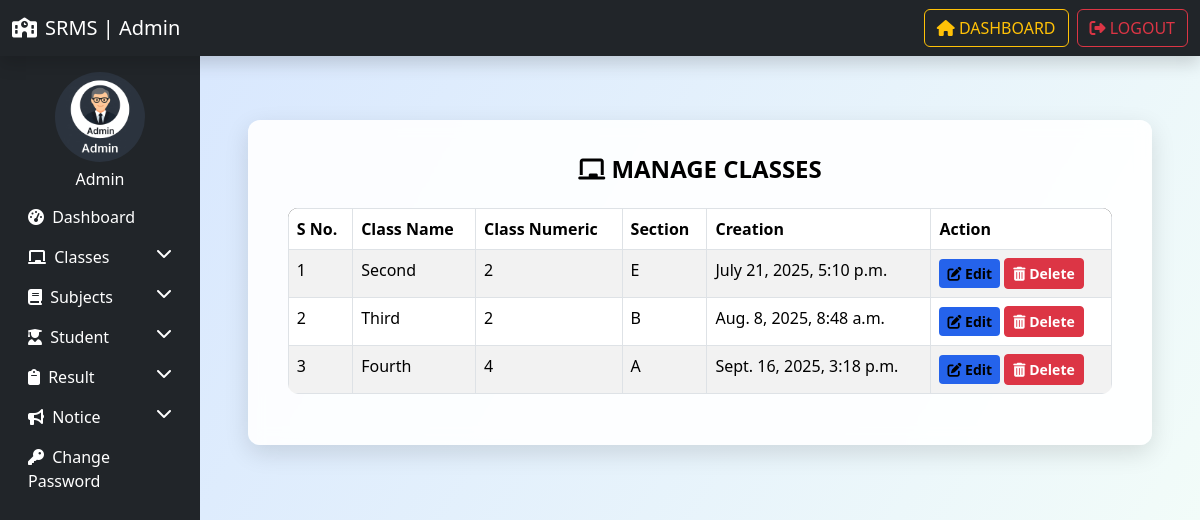
The app's page /manage_classes/ (signed in), older data.
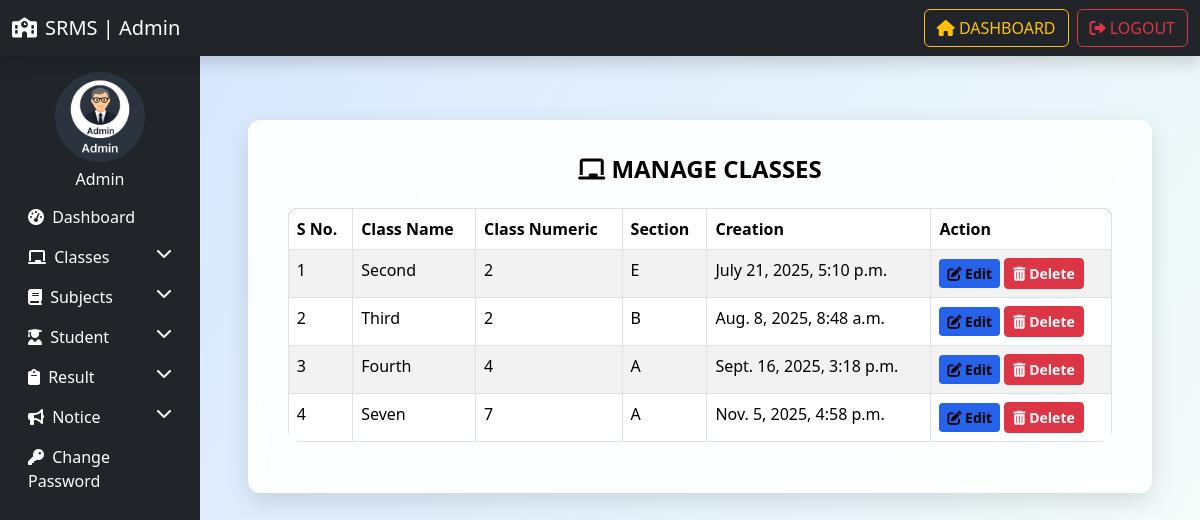
The same page, newer data.
### resultapp/models.py (models this page shows, shortened)
class Class(models.Model):
    class_name = models.CharField(max_length=50)
    class_numeric = models.IntegerField()
    section = models.CharField(max_length=10)
    creation_date=models.DateTimeField(auto_now_add=True)
    updation_date=models.DateTimeField(auto_now=True)

### resultapp/views.py (the view, shortened to what this page needs)
# urls.py: path('manage_classes/', manage_classes, name='manage_classes'),
@login_required
def manage_classes(request):
    classes =Class.objects.all()
    return render(request, "manage_classes.html", locals())

### resultapp/templates/manage_classes.html (shortened to what this page needs)
{% extends "admin_base.html" %}
{% load static %}
{% block content %}
<div class="container">
  <h2 class="mb-4"><i class="fas fa-chalkboard"></i> Manage Classes</h2>
  <table class="table table-bordered table-striped">
    <thead>
        <tr>
            <th>S No.</th>
            <th>Class Name</th>
            <th>Class Numeric</th>
            <th>Section</th>
            <th>Creation</th>
            <th>Action</th>
        </tr>
    </thead>
    <tbody>
        {% for c in classes %}
        <tr>
            <td>{{forloop.counter}}</td>
            <td>{{c.class_name}}</td>
            <td>{{c.class_numeric}}</td>
            <td>{{c.section}}</td>
            <td>{{c.creation_date}}</td>
            <td>
                <a href="{% url "edit_class" c.id %}" class="btn btn-info btn-sm"><i class="fas fa-edit"></i> Edit</a>
                <a href="?delete={{c.id}}" onclick="return confirm('Are you sure you want to delete this class?')" class="btn btn-danger btn-sm"><i class="fas fa-trash-alt"></i> Delete</a>
            </td>
        </tr>
        {% empty %}
        <tr>
            <td colspan="6" class="text-center">No classes found</td>
        </tr>
        {% endfor %}
    </tbody>
  </table>
</div>
{% endblock content %}

### resultapp/templates/admin_base.html (shortened to what this page needs)
<!DOCTYPE html>
<html lang="en">
  <head>
    <link
      href="https://cdn.jsdelivr.net/npm/bootstrap@5.3.7/dist/css/bootstrap.min.css"
      rel="stylesheet"
    />
    <link
      rel="stylesheet"
      href="https://cdnjs.cloudflare.com/ajax/libs/font-awesome/6.7.2/css/all.min.css"
    />
  </head>
  <body>
    {% include "topbar.html" %}
    <div class="container-fluid">
      <div class="row">
        {% include "sidebar.html" %}
        <main class="col-md-9 p-4 col-lg-10">
          {% block content %} yeh pe sabhi ka apna code aayegaa {% endblock %}
        </main>
      </div>
    </div>
  </body>
</html>

### resultapp/templates/topbar.html (shortened to what this page needs)
<nav class="navbar navbar-expand-lg navbar-dark bg-dark shadow">
      <div class="container-fluid ">
        <a class="navbar-brand" href="#"
          ><i class="fa-solid fa-school me-2"></i>SRMS | Admin</a
        >
        <div
          class="collapse navbar-collapse justify-content-end"
          id="navbarSupportedContent"
        >
          <ul class="navbar-nav text-uppercase gap-2 mt-2 mt-lg-0">
            <li class="nav-item">
              <a class="btn btn-outline-warning w-100 " href="{% url "admin_dashboard" %}"><i class="fas fa-home"></i> Dashboard</a>
            </li>
            <li class="nav-item">
              <a class=" btn btn-outline-danger w-100" href="{% url "admin_logout" %}"><i class="fas fa-sign-out-alt"></i> Logout</a>
            </li>
          </ul>
        </div>
      </div>
    </nav>

### resultapp/templates/sidebar.html (shortened to what this page needs)
{% load static %}
<nav class="col-md-3 col-lg-2 sidebar bg-dark collapse d-md-block pt-3">
  <div class="text-white text-center">
    <img
      src="{% static 'images/admin.jpg' %}"
      class="rounded-circle mb-2"
      width="90"
      height="90"
    />
    <h6>Admin</h6>
  </div>
  <ul class="nav flex-column">
    <li class="nav-item">
      <a href="{% url "admin_dashboard" %}" class="nav-link"
        ><i class="fas fa-tachometer-alt me-1"></i> Dashboard</a
      >
    </li>
    <li class="nav-item">
      <a href="#classesMenu" data-bs-toggle="collapse" class="nav-link"
        ><i class="fas fa-chalkboard me-1"></i> Classes
        <i class="fas fa-chevron-down float-end"></i
      ></a>
    </li>
    <li class="nav-item">
      <a href="#subjectMenu" data-bs-toggle="collapse" class="nav-link"
        ><i class="fas fa-book me-1"></i> Subjects
        <i class="fas fa-chevron-down float-end"></i
      ></a>
    </li>
    <li class="nav-item">
      <a href="#studentMenu" data-bs-toggle="collapse" class="nav-link"
        ><i class="fas fa-user-graduate me-1"></i> Student
        <i class="fas fa-chevron-down float-end"></i
      ></a>
    </li>
    <li class="nav-item">
      <a href="#resultMenu" data-bs-toggle="collapse" class="nav-link"
        ><i class="fas fa-clipboard me-1"></i> Result
        <i class="fas fa-chevron-down float-end"></i
      ></a>
    </li>
    <li class="nav-item">
      <a href="#NoticeMenu" data-bs-toggle="collapse" class="nav-link"
        ><i class="fas fa-bullhorn me-1"></i> Notice <i class="fas fa-chevron-down float-end"></i></a
      >
    </li>
    <li class="nav-item">
      <a href="{% url "change_password" %}" class="nav-link"
        ><i class="fas fa-key me-1"></i> Change Password</a
      >
    </li>
  </ul>
</nav>

### resultapp/templates/sidebar.html (style rules this page uses)
.sidebar { min-height: 100vh; background-color: #343a40; }
.sidebar .nav-link { color: white; }

### resultapp/templates/manage_classes.html (style rules this page uses)
.container { width: 95%; max-width: none; background: rgba(255, 255, 255, 0.90); backdrop-filter: blur(8px); padding: 35px 40px; border-radius: 12px; margin: 40px auto; box-shadow: 0 8px 25px rgba(0,0,0,0.12); }
h2 { font-weight: 700; color: #000000; text-transform: uppercase; font-size: 24px; margin-bottom: 30px; text-align: center; }
.table { background: white; border-radius: 10px; overflow: hidden; }
.table thead { background: #000; color: #fff; }
.btn-info { background: #2563eb; border: none; font-weight: 600; }
.btn-danger { font-weight: 600; }
body { background: linear-gradient(120deg,#d4e4ff,#f6fff8); }

Row changes from the older to the newer data that the page shows:
added Class: class_name "Seven", class_numeric "7", section "A", creation_date "Nov. 5, 2025, 4:58 p.m."
